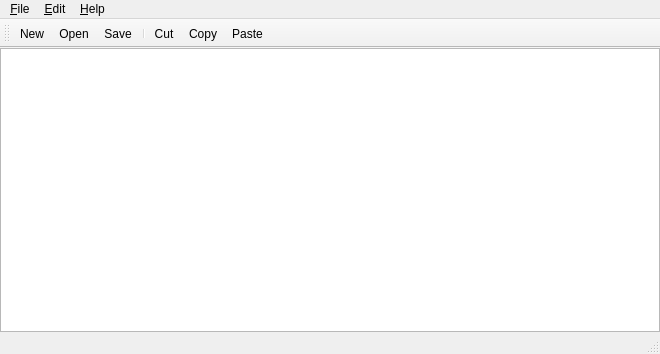
<?xml version="1.0" encoding="UTF-8"?>
<ui version="4.0">
 <class>mainwindow</class>
 <widget class="QMainWindow" name="mainwindow">
  <property name="geometry">
   <rect>
    <x>0</x>
    <y>0</y>
    <width>660</width>
    <height>354</height>
   </rect>
  </property>
  <property name="windowTitle">
   <string>mainwindow</string>
  </property>
  <widget class="QWidget" name="centralwidget">
   <layout class="QVBoxLayout" name="verticalLayout">
    <property name="margin">
     <number>0</number>
    </property>
    <item>
     <widget class="QTextEdit" name="textEdit">
      <property name="font">
       <font>
        <family>Monospace</family>
       </font>
      </property>
     </widget>
    </item>
   </layout>
  </widget>
  <widget class="QMenuBar" name="menubar">
   <property name="geometry">
    <rect>
     <x>0</x>
     <y>0</y>
     <width>660</width>
     <height>27</height>
    </rect>
   </property>
   <widget class="QMenu" name="menu_fFile">
    <property name="title">
     <string>&amp;File</string>
    </property>
    <addaction name="action_New"/>
    <addaction name="action_Open"/>
    <addaction name="action_Save"/>
    <addaction name="action_Save_as"/>
    <addaction name="separator"/>
    <addaction name="action_Quit"/>
   </widget>
   <widget class="QMenu" name="menu_Edit">
    <property name="title">
     <string>&amp;Edit</string>
    </property>
    <addaction name="action_Undo"/>
    <addaction name="action_Redo"/>
    <addaction name="separator"/>
    <addaction name="action_Cut"/>
    <addaction name="action_Copy"/>
    <addaction name="action_Paste"/>
   </widget>
   <widget class="QMenu" name="menu_Help">
    <property name="title">
     <string>&amp;Help</string>
    </property>
    <addaction name="action_Info"/>
   </widget>
   <addaction name="menu_fFile"/>
   <addaction name="menu_Edit"/>
   <addaction name="menu_Help"/>
  </widget>
  <widget class="QStatusBar" name="statusbar"/>
  <widget class="QToolBar" name="toolBar">
   <property name="windowTitle">
    <string>toolBar</string>
   </property>
   <attribute name="toolBarArea">
    <enum>TopToolBarArea</enum>
   </attribute>
   <attribute name="toolBarBreak">
    <bool>false</bool>
   </attribute>
   <addaction name="action_New"/>
   <addaction name="action_Open"/>
   <addaction name="action_Save"/>
   <addaction name="separator"/>
   <addaction name="action_Cut"/>
   <addaction name="action_Copy"/>
   <addaction name="action_Paste"/>
  </widget>
  <action name="action_New">
   <property name="icon">
    <iconset resource="resource.qrc">
     <normaloff>:/icons/new.png</normaloff>
     <normalon>:/icons/new.png</normalon>:/icons/new.png</iconset>
   </property>
   <property name="text">
    <string>&amp;New</string>
   </property>
   <property name="shortcut">
    <string>Ctrl+N</string>
   </property>
  </action>
  <action name="action_Open">
   <property name="icon">
    <iconset>
     <normalon>:/icons/open.png</normalon>
    </iconset>
   </property>
   <property name="text">
    <string>&amp;Open...</string>
   </property>
   <property name="shortcut">
    <string>Ctrl+O</string>
   </property>
  </action>
  <action name="action_Save">
   <property name="icon">
    <iconset>
     <normalon>:/icons/document_save.png</normalon>
    </iconset>
   </property>
   <property name="text">
    <string>&amp;Save</string>
   </property>
   <property name="shortcut">
    <string>Ctrl+S</string>
   </property>
  </action>
  <action name="action_Save_as">
   <property name="text">
    <string>Save as...</string>
   </property>
  </action>
  <action name="action_Quit">
   <property name="icon">
    <iconset>
     <normalon>:/icons/button_cancel.png</normalon>
    </iconset>
   </property>
   <property name="text">
    <string>&amp;Quit</string>
   </property>
   <property name="shortcut">
    <string>Ctrl+Q</string>
   </property>
  </action>
  <action name="action_Undo">
   <property name="icon">
    <iconset>
     <normalon>:/icons/undo.png</normalon>
    </iconset>
   </property>
   <property name="text">
    <string>&amp;Undo</string>
   </property>
   <property name="shortcut">
    <string>Ctrl+Z</string>
   </property>
  </action>
  <action name="action_Redo">
   <property name="icon">
    <iconset>
     <normalon>:/icons/redo.png</normalon>
    </iconset>
   </property>
   <property name="text">
    <string>&amp;Redo</string>
   </property>
   <property name="toolTip">
    <string>Redo</string>
   </property>
   <property name="shortcut">
    <string>Ctrl+Y</string>
   </property>
  </action>
  <action name="action_Cut">
   <property name="icon">
    <iconset>
     <normalon>:/icons/cut.png</normalon>
    </iconset>
   </property>
   <property name="text">
    <string>&amp;Cut</string>
   </property>
   <property name="shortcut">
    <string>Ctrl+X</string>
   </property>
  </action>
  <action name="action_Copy">
   <property name="icon">
    <iconset>
     <normalon>:/icons/copy.png</normalon>
    </iconset>
   </property>
   <property name="text">
    <string>C&amp;opy</string>
   </property>
   <property name="shortcut">
    <string>Ctrl+C</string>
   </property>
  </action>
  <action name="action_Paste">
   <property name="icon">
    <iconset>
     <normaloff>:/newPrefix/icons/paste.png</normaloff>
     <normalon>:/icons/paste.png</normalon>:/newPrefix/icons/paste.png</iconset>
   </property>
   <property name="text">
    <string>&amp;Paste</string>
   </property>
   <property name="shortcut">
    <string>Ctrl+V</string>
   </property>
  </action>
  <action name="action_Info">
   <property name="icon">
    <iconset>
     <normaloff>:/newPrefix/icons/help.png</normaloff>
     <normalon>:/icons/help.png</normalon>:/newPrefix/icons/help.png</iconset>
   </property>
   <property name="text">
    <string>&amp;Info...</string>
   </property>
  </action>
 </widget>
 <resources>
  <include location="resource.qrc"/>
 </resources>
 <connections/>
</ui>
